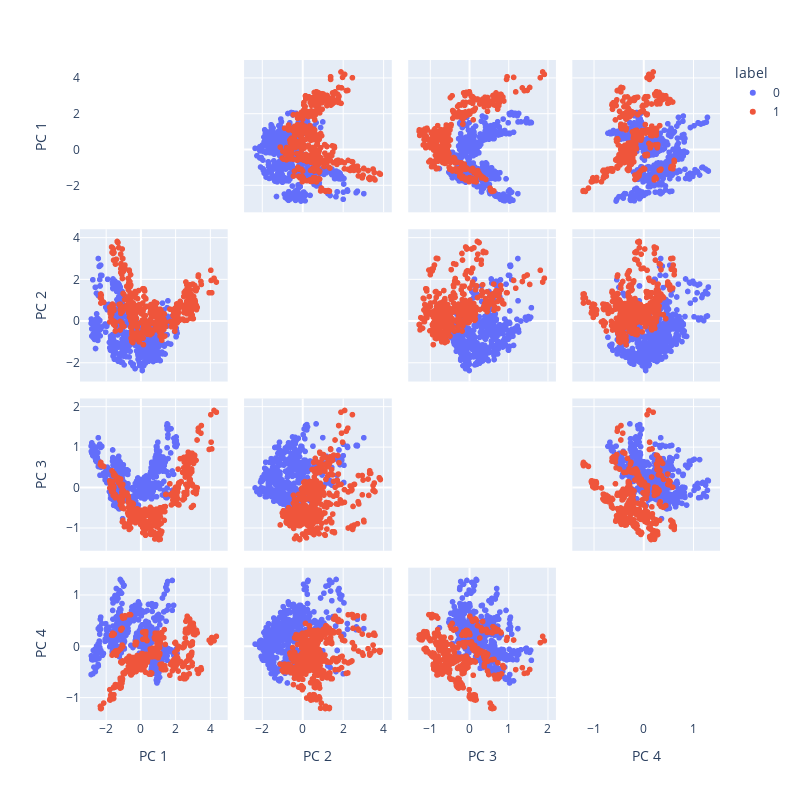

Notebook code cell kept with this figure:
### Code cell
labels = {str(i): f"PC {i+1}" for i in range(4)}
labels['color'] = 'label'

fig = px.scatter_matrix(
    projection,
    labels=labels,
    dimensions=range(4),
    color=lbs_train,
    width=800, 
    height=800
)
fig.update_traces(diagonal_visible=False)
fig.show()

### Figure 1 — Plotly figure (JSON) as saved in the notebook; plotly's stock layout.template omitted (floating-point values rounded to 4 significant figures; data arrays with more than 128 entries replaced by an {"elided": "..."} marker saying what was removed)
{"data": [{"diagonal": {"visible": false}, "dimensions": [{"axis": {"matches": true}, "label": "PC 1", "values": {"elided": "527 float values"}}, {"axis": {"matches": true}, "label": "PC 2", "values": {"elided": "527 float values"}}, {"axis": {"matches": true}, "label": "PC 3", "values": {"elided": "527 float values"}}, {"axis": {"matches": true}, "label": "PC 4", "values": {"elided": "527 float values"}}], "hovertemplate": "label=0<br>%{xaxis.title.text}=%{x}<br>%{yaxis.title.text}=%{y}<extra></extra>", "legendgroup": "0", "marker": {"color": "#636efa", "symbol": "circle"}, "name": "0", "showlegend": true, "type": "splom"}, {"diagonal": {"visible": false}, "dimensions": [{"axis": {"matches": true}, "label": "PC 1", "values": {"elided": "433 float values"}}, {"axis": {"matches": true}, "label": "PC 2", "values": {"elided": "433 float values"}}, {"axis": {"matches": true}, "label": "PC 3", "values": {"elided": "433 float values"}}, {"axis": {"matches": true}, "label": "PC 4", "values": {"elided": "433 float values"}}], "hovertemplate": "label=1<br>%{xaxis.title.text}=%{x}<br>%{yaxis.title.text}=%{y}<extra></extra>", "legendgroup": "1", "marker": {"color": "#EF553B", "symbol": "circle"}, "name": "1", "showlegend": true, "type": "splom"}], "layout": {"dragmode": "select", "height": 800, "legend": {"title": {"text": "label"}, "tracegroupgap": 0}, "margin": {"t": 60}, "width": 800}}
